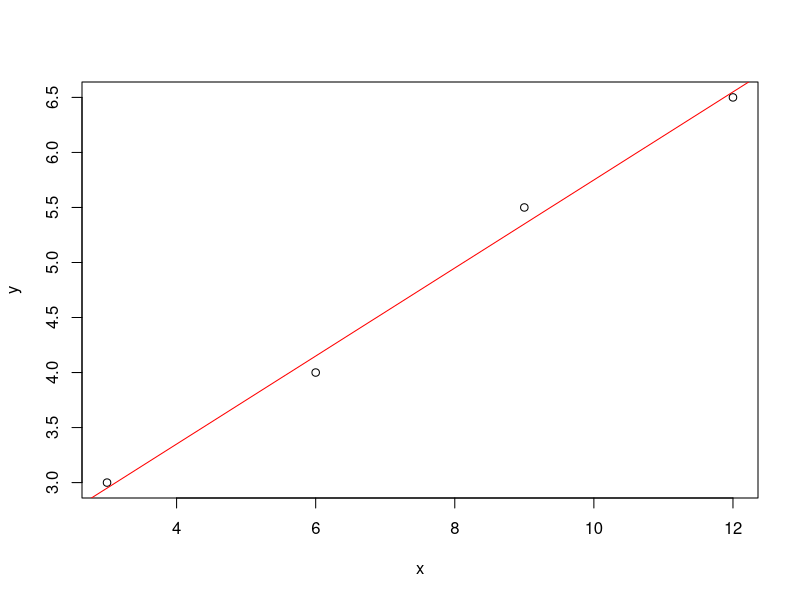
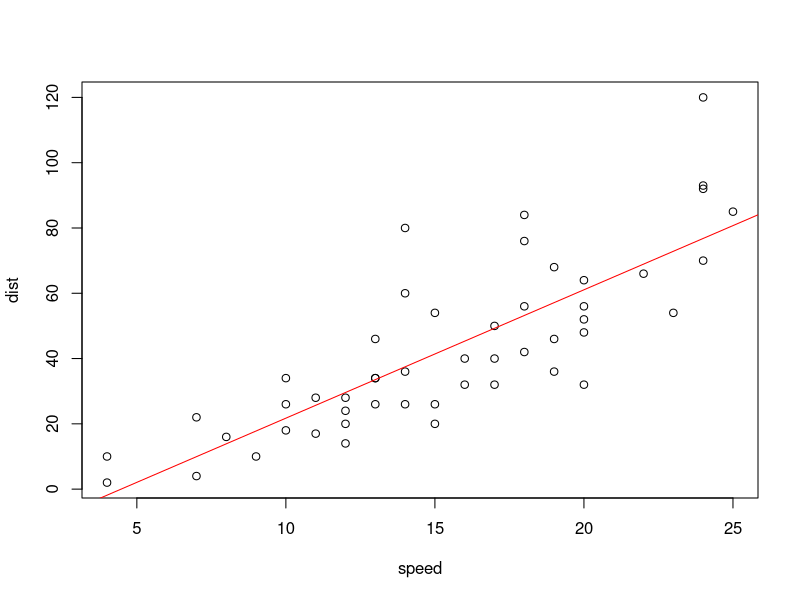
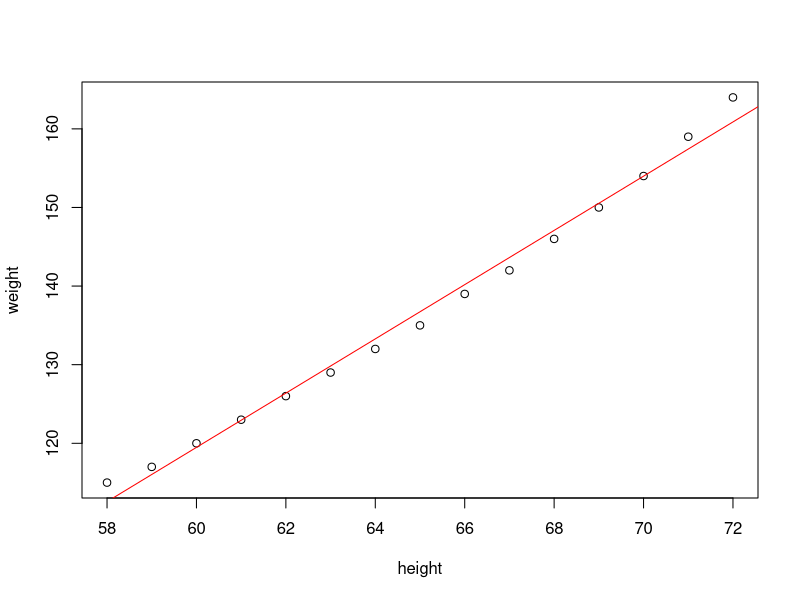

The R script that drew these images, in order:
#모델링과 예측
##데이터 생성
x <- c(3.0, 6.0, 9.0, 12.0)
y <- c(3.0, 4.0, 5.5, 6.5)
x; y
m <- lm(y~x)
m

## 시각화

plot(x, y)
abline(m, col='red')

#매개변수 확인
coef(m)

#모델에 의한 예측값(y값) 계산(fitted)
fitted(m)

#오차(잔차)
residuals(m)

##모델 자세히 살펴보기
summary(m)

##모델을 이용한 예측
### 새로운 샘플
newx <- data.frame(x = c(1.2, 2.0, 20.65))
newx

###예측, predict()
predict(m, newdata = newx)

#############################################
#단순 선형 회귀
#1. cars 데이터 이용
str(cars)

## 데이터 시각화
plot(cars)

## 모델 생성
car_model <- lm(dist ~ speed, data = cars)

##계수 확인
coef(car_model)

## 모델 시각화
abline(car_model, col='red')

##예측값 확인
fitted(car_model)

##시속 21.5일 때 제동거리는?
new_speed <- data.frame(speed = c(21.5))
predict(car_model, new_speed)


#2. women data
str(women)

## 데이터 시각화
plot(women)

##모델 생성
women_model <-lm(weight ~ height, data=women)

##계수 확인
coef(women_model)

##모델 시각화
abline(women_model, col='red')

## summary로 car_model과  자세히 보기
summary(car_model)
summary(women)

# t-검정
## 데이터: 수면제 복용 후 수면 시간의 변화
data1 <- c(30, -5, 55, -30, -20, 45)
data2 <- c(12, 13, 12, 13, 12, 13)
data3 <- c(30, -5, 55, -30, -20, 45, 3, -5, 55, -30, -20, 45)

##평균과 표준편차
mean(data1); sd(data1)
mean(data2); sd(data2)
mean(data3); sd(data3)

## t.test로 t-검정; df: 자유도, p=balue:
t.test(data1)
t.test(data2)
t.test(data3)
